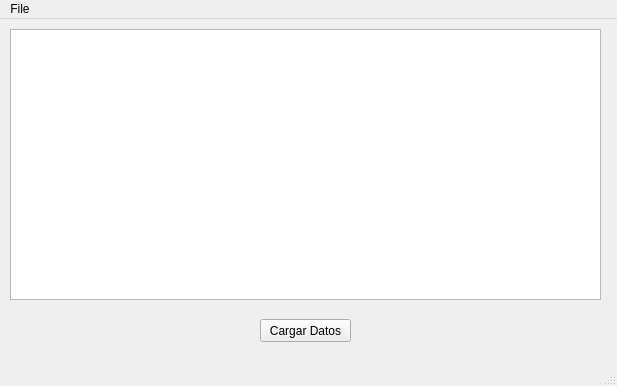
<?xml version="1.0" encoding="UTF-8"?>
<ui version="4.0">
 <class>MainWindow</class>
 <widget class="QMainWindow" name="MainWindow">
  <property name="geometry">
   <rect>
    <x>0</x>
    <y>0</y>
    <width>617</width>
    <height>386</height>
   </rect>
  </property>
  <property name="windowTitle">
   <string>MainWindow</string>
  </property>
  <widget class="QWidget" name="centralWidget">
   <widget class="QTextEdit" name="llenado">
    <property name="geometry">
     <rect>
      <x>10</x>
      <y>10</y>
      <width>591</width>
      <height>271</height>
     </rect>
    </property>
   </widget>
   <widget class="QPushButton" name="pushButton">
    <property name="geometry">
     <rect>
      <x>260</x>
      <y>300</y>
      <width>91</width>
      <height>23</height>
     </rect>
    </property>
    <property name="text">
     <string>Cargar Datos</string>
    </property>
   </widget>
  </widget>
  <widget class="QMenuBar" name="menuBar">
   <property name="geometry">
    <rect>
     <x>0</x>
     <y>0</y>
     <width>617</width>
     <height>20</height>
    </rect>
   </property>
   <widget class="QMenu" name="menuFile">
    <property name="title">
     <string>File</string>
    </property>
    <widget class="QMenu" name="menuAgregar">
     <property name="title">
      <string>Agregar</string>
     </property>
     <addaction name="actionAgregarCiudad"/>
     <addaction name="actionAgregarCliente"/>
     <addaction name="actionAgregarLinea_del_Cliente"/>
     <addaction name="actionAgregarLlamada"/>
    </widget>
    <widget class="QMenu" name="menuModificar">
     <property name="title">
      <string>Modificar</string>
     </property>
     <addaction name="actionModificarCiudad"/>
     <addaction name="actionModificarCliente"/>
     <addaction name="actionModificarLinea_del_Cliente"/>
    </widget>
    <widget class="QMenu" name="menuEliminar">
     <property name="title">
      <string>Eliminar</string>
     </property>
     <addaction name="separator"/>
     <addaction name="actionEliminarCiudad"/>
     <addaction name="actionEliminarCliente"/>
     <addaction name="actionEliminarLinea_del_Cliente"/>
     <addaction name="actionEliminarLlamada"/>
    </widget>
    <addaction name="menuAgregar"/>
    <addaction name="menuModificar"/>
    <addaction name="menuEliminar"/>
    <addaction name="actionBuscar"/>
    <addaction name="actionVisualizar"/>
    <addaction name="separator"/>
    <addaction name="actionExit"/>
   </widget>
   <addaction name="menuFile"/>
  </widget>
  <widget class="QStatusBar" name="statusBar"/>
  <action name="actionBuscar">
   <property name="text">
    <string>Buscar</string>
   </property>
  </action>
  <action name="actionVisualizar">
   <property name="text">
    <string>Visualizar</string>
   </property>
  </action>
  <action name="actionExit">
   <property name="text">
    <string>Exit</string>
   </property>
  </action>
  <action name="actionAgregarCiudad">
   <property name="text">
    <string>Ciudad</string>
   </property>
  </action>
  <action name="actionAgregarCliente">
   <property name="text">
    <string>Cliente</string>
   </property>
  </action>
  <action name="actionAgregarLinea_del_Cliente">
   <property name="text">
    <string>Linea del Cliente</string>
   </property>
  </action>
  <action name="actionAgregarLlamada">
   <property name="text">
    <string>Llamada</string>
   </property>
  </action>
  <action name="actionModificarCiudad">
   <property name="text">
    <string>Ciudad</string>
   </property>
  </action>
  <action name="actionModificarCliente">
   <property name="text">
    <string>Cliente</string>
   </property>
  </action>
  <action name="actionModificarLinea_del_Cliente">
   <property name="text">
    <string>Linea del Cliente</string>
   </property>
  </action>
  <action name="actionEliminarCiudad">
   <property name="text">
    <string>Ciudad</string>
   </property>
  </action>
  <action name="actionEliminarCliente">
   <property name="text">
    <string>Cliente</string>
   </property>
  </action>
  <action name="actionEliminarLinea_del_Cliente">
   <property name="text">
    <string>Linea del Cliente</string>
   </property>
  </action>
  <action name="actionEliminarLlamada">
   <property name="text">
    <string>Llamada</string>
   </property>
  </action>
 </widget>
 <layoutdefault spacing="6" margin="11"/>
 <resources/>
 <connections/>
</ui>
